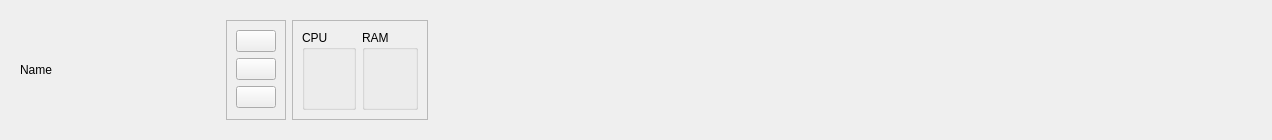
<?xml version="1.0" encoding="UTF-8"?>
<ui version="4.0">
 <class>ComputerWidget</class>
 <widget class="QWidget" name="ComputerWidget">
  <property name="geometry">
   <rect>
    <x>0</x>
    <y>0</y>
    <width>1272</width>
    <height>140</height>
   </rect>
  </property>
  <property name="windowTitle">
   <string>Form</string>
  </property>
  <layout class="QHBoxLayout" name="horizontalLayout_2">
   <item>
    <widget class="QWidget" name="widget" native="true">
     <layout class="QHBoxLayout" name="horizontalLayout">
      <item>
       <widget class="QLabel" name="nemaLabel">
        <property name="minimumSize">
         <size>
          <width>200</width>
          <height>0</height>
         </size>
        </property>
        <property name="text">
         <string>Name</string>
        </property>
       </widget>
      </item>
      <item>
       <widget class="QFrame" name="buttonFrame">
        <property name="frameShape">
         <enum>QFrame::Shape::StyledPanel</enum>
        </property>
        <property name="frameShadow">
         <enum>QFrame::Shadow::Raised</enum>
        </property>
        <layout class="QVBoxLayout" name="verticalLayout_2">
         <item>
          <widget class="QPushButton" name="startButton">
           <property name="text">
            <string/>
           </property>
           <property name="icon">
            <iconset theme="QIcon::ThemeIcon::MediaPlaybackStart"/>
           </property>
           <property name="checkable">
            <bool>true</bool>
           </property>
           <property name="checked">
            <bool>false</bool>
           </property>
          </widget>
         </item>
         <item>
          <widget class="QPushButton" name="rebootButton">
           <property name="text">
            <string/>
           </property>
           <property name="icon">
            <iconset theme="QIcon::ThemeIcon::SystemReboot"/>
           </property>
          </widget>
         </item>
         <item>
          <widget class="QPushButton" name="shutdownButton">
           <property name="text">
            <string/>
           </property>
           <property name="icon">
            <iconset theme="QIcon::ThemeIcon::MediaPlaybackStop"/>
           </property>
           <property name="checkable">
            <bool>false</bool>
           </property>
          </widget>
         </item>
        </layout>
       </widget>
      </item>
      <item>
       <widget class="QFrame" name="statsFrame">
        <property name="frameShape">
         <enum>QFrame::Shape::StyledPanel</enum>
        </property>
        <property name="frameShadow">
         <enum>QFrame::Shadow::Raised</enum>
        </property>
        <layout class="QHBoxLayout" name="horizontalLayout_4">
         <item>
          <widget class="QGroupBox" name="cpuGroupBox">
           <property name="title">
            <string>CPU</string>
           </property>
           <layout class="QHBoxLayout" name="horizontalLayout_3">
            <item>
             <widget class="DialWidget" name="cpuUsageWidget" native="true"/>
            </item>
           </layout>
          </widget>
         </item>
         <item>
          <widget class="QGroupBox" name="RamGroupBox">
           <property name="title">
            <string>RAM</string>
           </property>
           <layout class="QHBoxLayout" name="horizontalLayout_5">
            <item>
             <widget class="DialWidget" name="cpuUsageWidget_2" native="true"/>
            </item>
           </layout>
          </widget>
         </item>
        </layout>
       </widget>
      </item>
      <item>
       <spacer name="horizontalSpacer">
        <property name="orientation">
         <enum>Qt::Orientation::Horizontal</enum>
        </property>
        <property name="sizeHint" stdset="0">
         <size>
          <width>40</width>
          <height>20</height>
         </size>
        </property>
       </spacer>
      </item>
     </layout>
    </widget>
   </item>
  </layout>
 </widget>
 <customwidgets>
  <customwidget>
   <class>DialWidget</class>
   <extends>QWidget</extends>
   <header location="global">dialwidget.h</header>
   <container>1</container>
  </customwidget>
 </customwidgets>
 <resources/>
 <connections/>
</ui>
